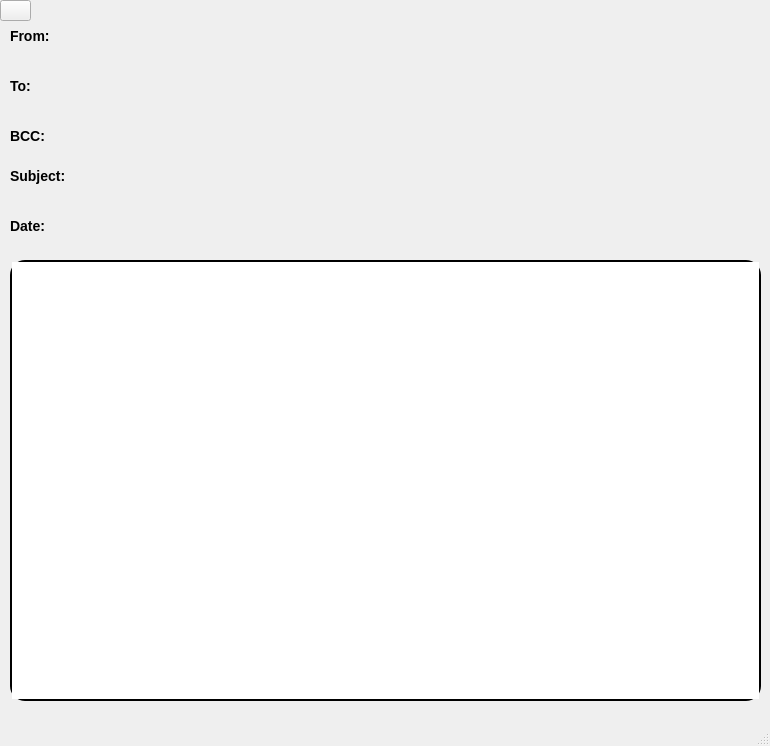
<?xml version="1.0" encoding="UTF-8"?>
<ui version="4.0">
 <class>MainWindow</class>
 <widget class="QMainWindow" name="MainWindow">
  <property name="geometry">
   <rect>
    <x>0</x>
    <y>0</y>
    <width>770</width>
    <height>746</height>
   </rect>
  </property>
  <property name="windowTitle">
   <string>MainWindow</string>
  </property>
  <property name="styleSheet">
   <string notr="true">background-image: url(C:/Users/yehia_xd1awm4/Downloads/360_F_327515607_Hcps04aaEc7Ki43d1XZPxwcv0ZaIaorh.jpg);</string>
  </property>
  <widget class="QWidget" name="centralwidget">
   <widget class="QLabel" name="to">
    <property name="geometry">
     <rect>
      <x>10</x>
      <y>70</y>
      <width>471</width>
      <height>31</height>
     </rect>
    </property>
    <property name="styleSheet">
     <string notr="true">color: black; /* Sets the text color to blue */
font-size: 14px; /* Sets the font size to 14 pixels */
font-weight: bold; /* Makes the text bold */
</string>
    </property>
    <property name="text">
     <string>To:</string>
    </property>
   </widget>
   <widget class="QLabel" name="bcc">
    <property name="geometry">
     <rect>
      <x>10</x>
      <y>120</y>
      <width>551</width>
      <height>31</height>
     </rect>
    </property>
    <property name="styleSheet">
     <string notr="true">color:black; /* Sets the text color to blue */
font-size: 14px; /* Sets the font size to 14 pixels */
font-weight: bold; /* Makes the text bold */
</string>
    </property>
    <property name="text">
     <string>BCC:</string>
    </property>
   </widget>
   <widget class="QLabel" name="fromlabel">
    <property name="geometry">
     <rect>
      <x>10</x>
      <y>20</y>
      <width>401</width>
      <height>31</height>
     </rect>
    </property>
    <property name="styleSheet">
     <string notr="true">color: black; /* Sets the text color to blue */
font-size: 14px; /* Sets the font size to 14 pixels */
font-weight: bold;

</string>
    </property>
    <property name="text">
     <string>From:</string>
    </property>
   </widget>
   <widget class="QLabel" name="subject">
    <property name="geometry">
     <rect>
      <x>10</x>
      <y>160</y>
      <width>591</width>
      <height>31</height>
     </rect>
    </property>
    <property name="styleSheet">
     <string notr="true">color:black; /* Sets the text color to blue */
font-size: 14px; /* Sets the font size to 14 pixels */
font-weight: bold; /* Makes the text bold */
</string>
    </property>
    <property name="text">
     <string>Subject:</string>
    </property>
   </widget>
   <widget class="QTextEdit" name="mailText">
    <property name="enabled">
     <bool>true</bool>
    </property>
    <property name="geometry">
     <rect>
      <x>10</x>
      <y>260</y>
      <width>751</width>
      <height>441</height>
     </rect>
    </property>
    <property name="styleSheet">
     <string notr="true">border: 2px solid black;
border-radius: 15px; /* Adjust the value to change the roundness */
background-image: url(C:/Users/yehia_xd1awm4/Downloads/blank-white-background-xbsfzsltjksfompa.jpg);</string>
    </property>
    <property name="readOnly">
     <bool>true</bool>
    </property>
    <property name="html">
     <string>&lt;!DOCTYPE HTML PUBLIC &quot;-//W3C//DTD HTML 4.0//EN&quot; &quot;http://www.w3.org/TR/REC-html40/strict.dtd&quot;&gt;
&lt;html&gt;&lt;head&gt;&lt;meta name=&quot;qrichtext&quot; content=&quot;1&quot; /&gt;&lt;style type=&quot;text/css&quot;&gt;
p, li { white-space: pre-wrap; }
&lt;/style&gt;&lt;/head&gt;&lt;body style=&quot; font-family:'MS Shell Dlg 2'; font-size:8pt; font-weight:400; font-style:normal;&quot;&gt;
&lt;p style=&quot;-qt-paragraph-type:empty; margin-top:0px; margin-bottom:0px; margin-left:0px; margin-right:0px; -qt-block-indent:0; text-indent:0px;&quot;&gt;&lt;br /&gt;&lt;/p&gt;&lt;/body&gt;&lt;/html&gt;</string>
    </property>
   </widget>
   <widget class="QLabel" name="date">
    <property name="geometry">
     <rect>
      <x>10</x>
      <y>210</y>
      <width>591</width>
      <height>31</height>
     </rect>
    </property>
    <property name="styleSheet">
     <string notr="true">color:black; /* Sets the text color to blue */
font-size: 14px; /* Sets the font size to 14 pixels */
font-weight: bold; /* Makes the text bold */
</string>
    </property>
    <property name="text">
     <string>Date:</string>
    </property>
   </widget>
   <widget class="QPushButton" name="loginButton_3">
    <property name="enabled">
     <bool>true</bool>
    </property>
    <property name="geometry">
     <rect>
      <x>0</x>
      <y>0</y>
      <width>31</width>
      <height>21</height>
     </rect>
    </property>
    <property name="styleSheet">
     <string notr="true">QPushButton {
	border-image: url(C:/Users/yehia_xd1awm4/Downloads/images.png);
	color: white;


}</string>
    </property>
    <property name="text">
     <string/>
    </property>
   </widget>
  </widget>
  <widget class="QStatusBar" name="statusbar"/>
 </widget>
 <resources/>
 <connections/>
</ui>
